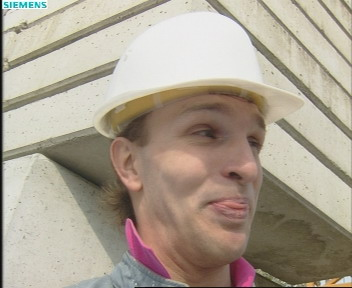
%> input picture HW4/inputs/Frame-3.jpg, 352 x 288 px
$ octave Q2_2.m   (GNU Octave 9; MATLAB toolbox functions it lacks are replaced by stand-ins)
%> lines starting %> are read from the running program, lines starting %| are printed output that depends on the picture
im1 = imread('inputs/Frame-3.jpg');
%> im1 is the input picture: size 288x352x3 uint8; mean R, G, B 170.8, 160.1, 144.8
im2 = imread('inputs/Frame-4.jpg');
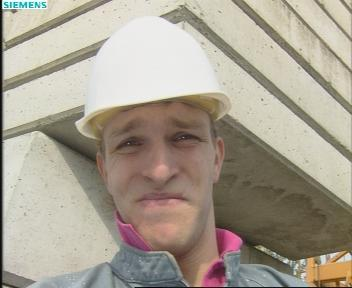
%> input picture HW4/inputs/Frame-4.jpg, 352 x 288 px
%> im2 is the input picture: size 288x352x3 uint8; mean R, G, B 168.4, 159.9, 145.5

%Q2_2_1
im1 = rgb2gray(im1);
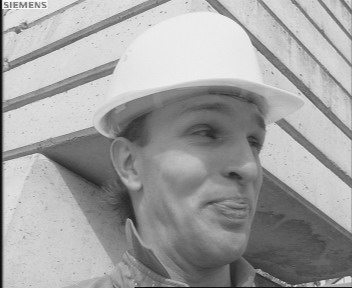
%> im1: size 288x352 uint8; min 1, max 254, mean 161.5
im2 = rgb2gray(im2);
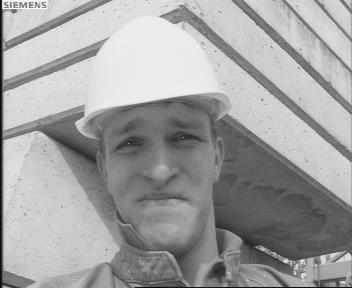
%> im2: size 288x352 uint8; min 0, max 254, mean 160.8

h=figure;
subplot(1,2,1)
imshow(im1)
subplot(1,2,2)
imshow(im2)
saveas(h, 'outputs/Q2/Q2_2_1.png')

%Q2_2_2
h=figure;
dif = im1-im2;
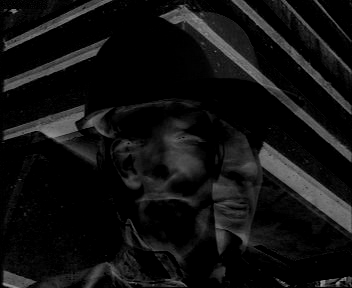
%> dif: size 288x352 uint8; min 0, max 161, mean 17.1
imshow(dif)
saveas(h, 'outputs/Q2/Q2_2_2.png')

%Q2_2_3
[m, n] = size(im1);
%> m = 288; n = 352
resault = zeros([m n],'uint8');
mov1 = zeros([floor(m/16) floor(n/16) 2],'uint8');
for i= 1:16:m-16
    for j= 1:16:n-16
         [resault(i:i+16,j:j+16),mov1(floor(i/16)+1,floor(j/16)+1,:)] = findBestMatch(im1,im2(i:i+16,j:j+16),i,j);
         mov1(floor(i/16)+1,floor(j/16)+1,1) = mov1(floor(i/16)+1,floor(j/16)+1,1) -i;
         mov1(floor(i/16)+1,floor(j/16)+1,2) = mov1(floor(i/16)+1,floor(j/16)+1,2) -j;
    end
end
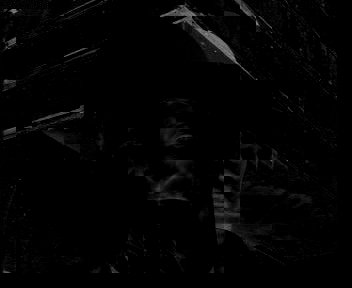
%> resault: size 288x352 uint8; min 0, max 138, mean 3.4

h=figure;
imshow(resault)
saveas(h, 'outputs/Q2/Q2_2_3.png')


%Q2_2_4
[m, n] = size(im1);
resault = zeros([m n],'uint8');
mov2 = zeros([floor(m/16) floor(n/16) 2],'uint8');
for i= 1:16:m-16
    for j= 1:16:n-16
        [resault(i:i+16,j:j+16),mov2(floor(i/16)+1,floor(j/16)+1,:)] = findBestMatchWithDivideAndConquer(im1,im2(i:i+16,j:j+16),i+8,j+8,23,16);
        mov2(floor(i/16)+1,floor(j/16)+1,1) = mov2(floor(i/16)+1,floor(j/16)+1,1) -i;
        mov2(floor(i/16)+1,floor(j/16)+1,2) = mov2(floor(i/16)+1,floor(j/16)+1,2) -j;
    end
end
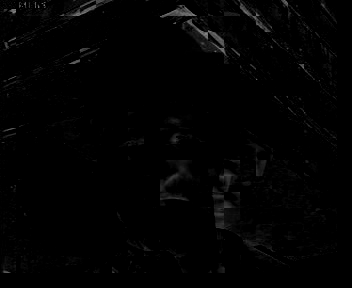
%> resault: size 288x352 uint8; min 0, max 134, mean 2.4

h=figure;
imshow(resault)
saveas(h, 'outputs/Q2/Q2_2_4.png')


% [43 lines left out: functions findBestMatch, findBestMatchWithDivideAndConquer, not called in this run]
